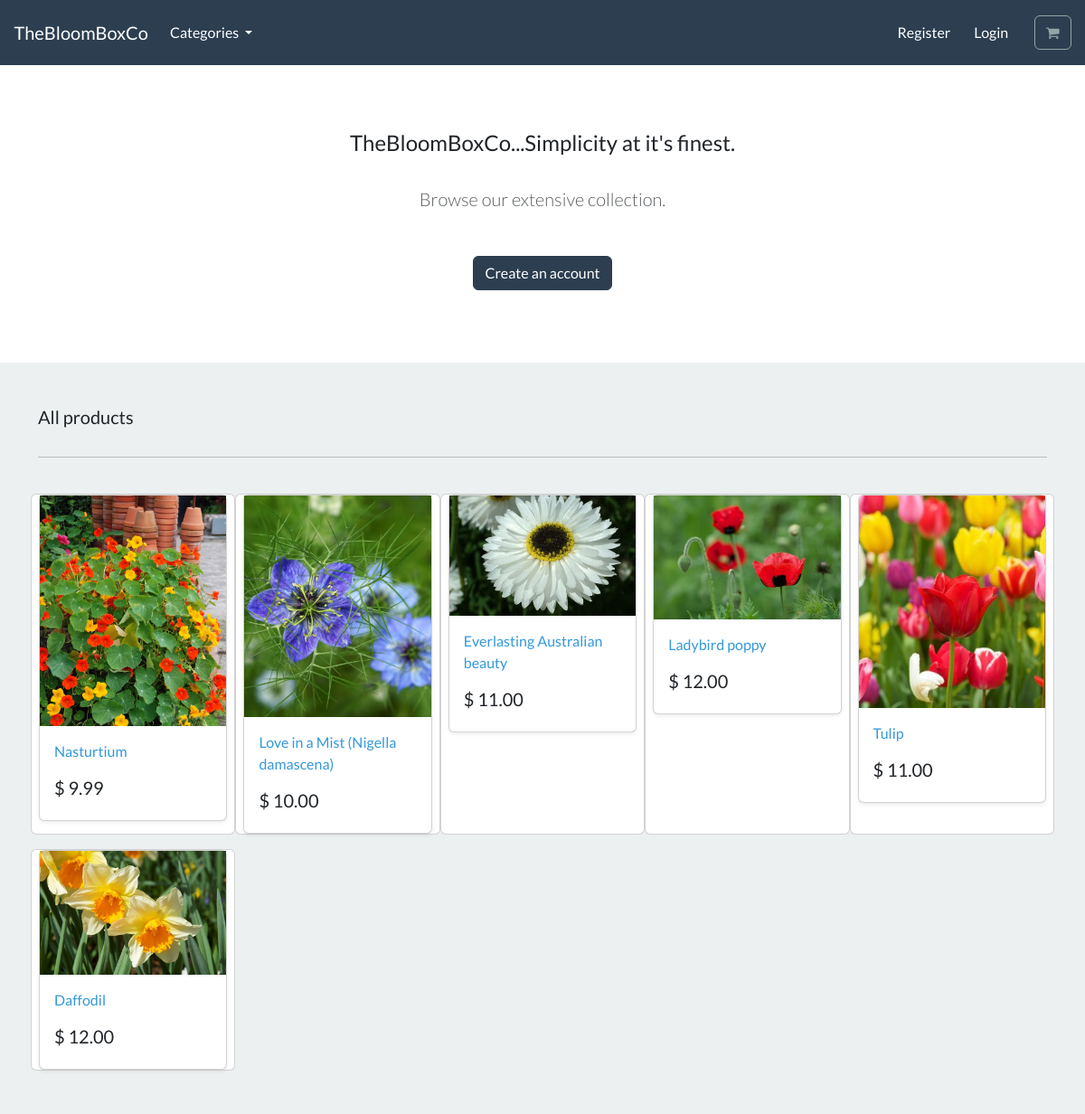
The page / on the database its author committed.
### store/models.py (models this page shows, shortened)
class Product(models.Model):
    category = models.ForeignKey(Category, related_name='products', on_delete=models.CASCADE)
    title = models.CharField(max_length=255)
    brand = models.CharField(max_length=255, default='un-branded')
    description = models.TextField(blank=True)
    slug = models.SlugField(max_length=255)
    price = models.DecimalField(max_digits=10, decimal_places=2)
    image = models.ImageField(upload_to='products/')
    class Meta:
        verbose_name = 'product'
        verbose_name_plural = 'products'
    def get_absolute_url(self):
        return reverse('product_detail', args=[self.category.slug, self.slug])

### store/views.py (the view)
# urls.py: path('', include('store.urls')),
def store(request):
    all_products = Product.objects.all()
    context = {'products_list': all_products}
    return render(request, 'store/store.html', context)

### store/models.py (called while the page is built)
    def get_absolute_url(self):
        return reverse('category_list', args=[self.slug])

### store/views.py (called while the page is built)
def categories(request):
    all_categories = Category.objects.all()
    return {'all_categories': all_categories}

### store/templates/store/store.html
{% extends "./base.html" %}
{% load static %}
{% block content %}
    <section class="py-4 text-center container">
        <div class="row py-lg-5">
            <div class="col-lg-6 col-md-8 mx-auto">
                <h4> TheBloomBoxCo...Simplicity at it's finest. </h4>
                <br>
                <p class="lead text-muted">
                Browse our extensive collection.
                </p>
                <br>
                <a href="#" class="btn btn-primary my-2"> Create an account </a>
            </div>
        </div>
    </section>
   <div class="album py-5 bg-light">
    <div class="container">
      <div class="pb-3 h5"> All products </div>
      <hr>
      <br>
      <div class="row row-cols-1 row-cols-sm-2 row-cols-md-5 g-3">
        {% for product in products_list  %}
        <div class="card fixed-size">
        <div class="col">
          <div class="card shadow-sm">
            <img class="img-fluid" alt="Responsive image" src="{{product.image.url}}">
            <div class="card-body">
              <p class="card-text">
                <a class="text-info text-decoration-none" href="{{product.get_absolute_url}}">{{product.title | capfirst }}</a>
              </p>
              <div class="d-flex justify-content-between align-items-center">
                <h5> $ {{product.price}} </h5>
              </div>
            </div>
          </div>
        </div>
    </div>
        {% endfor %}
      </div>
    </div>
  </div>
{% endblock %}

### store/templates/store/base.html (shortened to what this page needs)
{% load static %}
<!DOCTYPE html>
<html>
    <head>
        <link rel="stylesheet" href="https://bootswatch.com/5/flatly/bootstrap.min.css">
        <link rel="stylesheet" href="https://cdnjs.cloudflare.com/ajax/libs/font-awesome/4.7.0/css/font-awesome.min.css">
    </head>
    <nav class="navbar navbar-expand-lg bg-primary justify-content-center">
        <a class="navbar-brand main-heading text-white" href="{% url 'store' %}">
        &nbsp; &nbsp; TheBloomBoxCo
        </a>
        <div class="collapse navbar-collapse" id="navbarCollapse">
            <ul class="navbar-nav me-auto mb-2 mb-md-0">
                <li class="nav-item dropdown">
                    <a class="nav-link dropdown-toggle text-white" href="#" id="navbarDropdown" role="button"
                    data-bs-toggle="dropdown" aria-expanded="false">
                        Categories
                    </a>
                </li>
            </ul>
        </div>
        <div class="collapse navbar-collapse text-center" id="navbarNavDropdown">
            <ul class="navbar-nav ms-auto">
                <li class="nav-item">
                    <a class="btn btn-alert navbar-btn text-white" type="button"  href="/"> Register </a>
                </li>
                <li class="nav-item">
                    <a class="btn btn-alert navbar-btn text-white" type="button"  href="/"> Login </a>
                </li>
                <li class="nav-item">
                    <a type="button" role="button" href="{% url 'cart_summary' %}" class="btn btn-outline-secondary">
                        <i class="fa fa-shopping-cart" aria-hidden="true"> </i>
                    </a>
                </li>
            </ul>
        </div>
    </nav>
    <body>
        {% block content %}
        {% endblock %}
    </body>
</html>

### rows shown on the page
Product: image (picture), title "Nasturtium", price "9.99"
Product: image (picture), title "Love in a Mist (Nigella damascena)", price "10.00"
Product: image (picture), title "Everlasting Australian beauty", price "11.00"
Product: image (picture), title "Ladybird poppy", price "12.00"
Product: image (picture), title "Tulip", price "11.00"
Product: image (picture), title "Daffodil", price "12.00"
